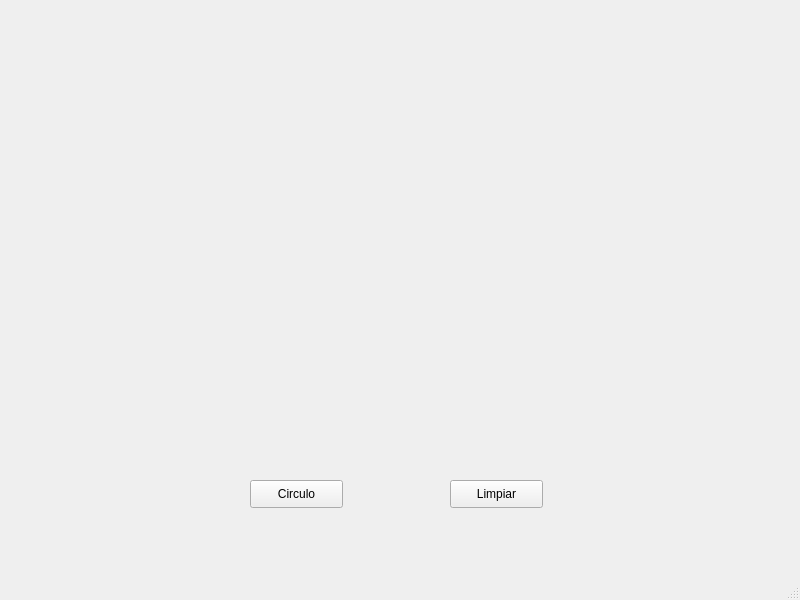
<?xml version="1.0" encoding="UTF-8"?>
<ui version="4.0">
 <class>mainWindow</class>
 <widget class="QMainWindow" name="mainWindow">
  <property name="geometry">
   <rect>
    <x>0</x>
    <y>0</y>
    <width>800</width>
    <height>600</height>
   </rect>
  </property>
  <property name="windowTitle">
   <string>Procesamiento</string>
  </property>
  <widget class="QWidget" name="centralwidget">
   <widget class="QWidget" name="verticalLayoutWidget">
    <property name="geometry">
     <rect>
      <x>180</x>
      <y>30</y>
      <width>411</width>
      <height>411</height>
     </rect>
    </property>
    <layout class="QVBoxLayout" name="OpenGLLayout"/>
   </widget>
   <widget class="QPushButton" name="limpiar">
    <property name="geometry">
     <rect>
      <x>450</x>
      <y>480</y>
      <width>93</width>
      <height>28</height>
     </rect>
    </property>
    <property name="text">
     <string>Limpiar</string>
    </property>
   </widget>
   <widget class="QPushButton" name="circulo">
    <property name="geometry">
     <rect>
      <x>250</x>
      <y>480</y>
      <width>93</width>
      <height>28</height>
     </rect>
    </property>
    <property name="text">
     <string>Circulo</string>
    </property>
   </widget>
  </widget>
  <widget class="QMenuBar" name="menubar">
   <property name="geometry">
    <rect>
     <x>0</x>
     <y>0</y>
     <width>800</width>
     <height>26</height>
    </rect>
   </property>
  </widget>
  <widget class="QStatusBar" name="statusbar"/>
 </widget>
 <resources/>
 <connections/>
</ui>
